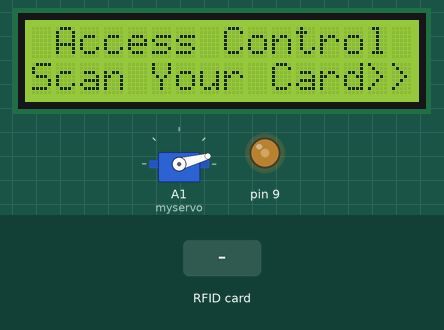
This sketch was run on a simulated Arduino Uno, built with avr-gcc and run on an emulated ATmega328P. On the bench: servo, 16×2 character LCD, output pins drawn as LEDs (lit = HIGH). Inputs (shaded band) come from the test bench. Pins used as bus, display or sensor lines are not drawn; what the sketch prints to the serial monitor is not drawn.

Above: at 3.3 s.
3.4 s: RFID card 55 C4 45 0A held to the reader
At 5.1 s:
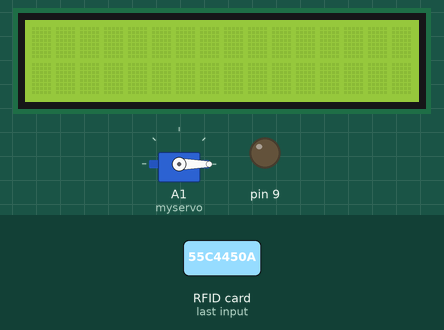
5.4 s: RFID card B6 C1 98 00 held to the reader
At 5.8 s:
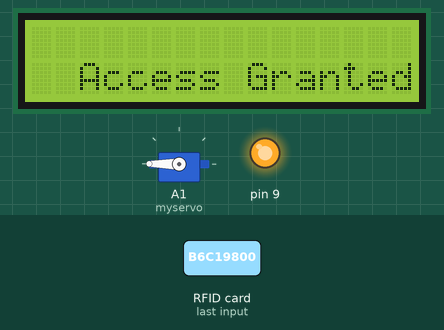
7.4 s: RFID card 55 C8 56 0A held to the reader
At 7.8 s:
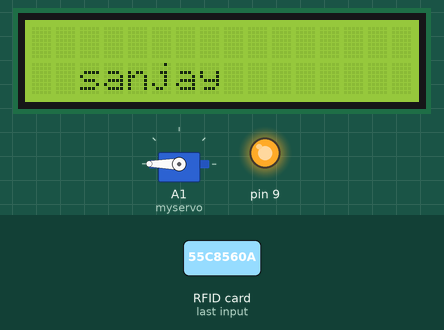
9.4 s: RFID card 55 C4 45 0A held to the reader
At 9.8 s:
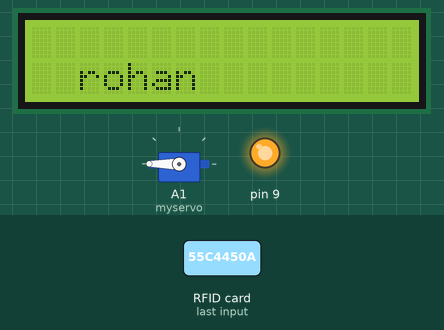
11.4 s: RFID card 5E 7A 19 C4 held to the reader
At 12.2 s:
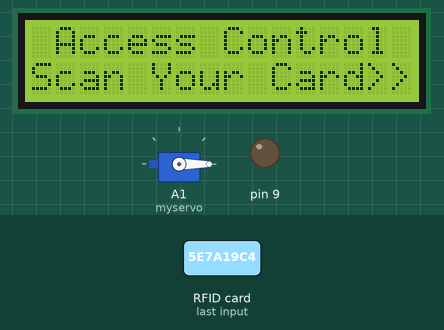
12.9 s: RFID card B6 C1 98 00 held to the reader
At 13.3 s:
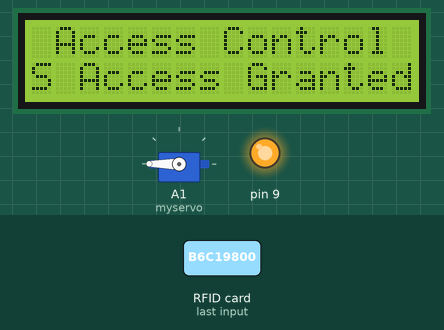
Timing chart, 0 to 15.9 s (numbered marks = the images above; inputs shaded):
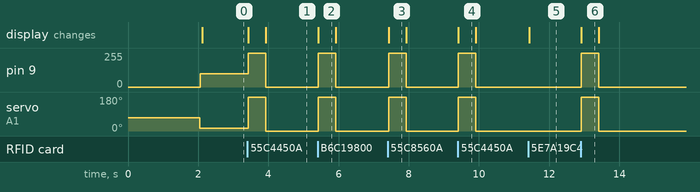

The sketch:

RFID_toll_control_systems.ino
```cpp
#include <SPI.h>
#include <MFRC522.h>
#include <Servo.h>
#include <LiquidCrystal.h>


#define SS_PIN 10
#define RST_PIN 8
int reset = 5;
int Contrast=100;

#define SERVO_PIN a1
Servo myservo;

#define ACCESS_DELAY 2000
#define DENIED_DELAY 1000
MFRC522 mfrc522(SS_PIN, RST_PIN);   // Create MFRC522 instance.
LiquidCrystal lcd(7,6,5,4,3,2);

void setup()
{
  Serial.begin(9600);   // Initiate a serial communication
  SPI.begin();          // Initiate  SPI bus
  mfrc522.PCD_Init();   // Initiate MFRC522

  myservo.attach(A1);
  myservo.write( 70 );
  delay(2000);
  myservo.write( A1 );
  Serial.println("Put your card to the reader...");
  Serial.println();
  pinMode(9, OUTPUT);
  analogWrite(9,Contrast);
  lcd.begin(16,2);
  lcd.clear();
  lcd.setCursor(0, 0);
  lcd.print(" Access Control ");
  lcd.setCursor(0, 1);
  lcd.print("Scan Your Card>>");
  //pinMode(3, OUTPUT);
}
void loop()
{
  // Look for new cards
  if ( ! mfrc522.PICC_IsNewCardPresent())
  {
    return;
  }
  // Select one of the cards
  if ( ! mfrc522.PICC_ReadCardSerial())
  {
    return;
  }
  //Show UID on serial monitor
  Serial.print("UID tag :");
  String content= "";
  byte letter;
  for (byte i = 0; i < mfrc522.uid.size; i++)
   {
     Serial.print(mfrc522.uid.uidByte[i] < 0x10 ? " 0" : " ");
     Serial.print(mfrc522.uid.uidByte[i], HEX);
     content.concat(String(mfrc522.uid.uidByte[i] < 0x10 ? " 0" : " "));
     content.concat(String(mfrc522.uid.uidByte[i], HEX));
   }
   Serial.println();
   Serial.print("Message : ");
   content.toUpperCase();
   if (content.substring(1) == "55 C4 45 0A") //change here the UID of the card
   {
     lcd.setCursor(1,1);
     lcd.print(" rohan ");
     Serial.println("rohan chawan");
     Serial.println();
     myservo.write(180);
     digitalWrite(9,HIGH);
     delay(500);
     lcd.clear();
     myservo.write(0);
     digitalWrite(9,LOW);
     digitalWrite(reset,HIGH);

   }
   else if(content.substring(1) == "B6 C1 98 00"){
     lcd.setCursor(1,1);
     lcd.print(" Access Granted! to kalyan");
     Serial.println("kalyan");
     Serial.println();
     myservo.write(180);
     digitalWrite(9,HIGH);
     delay(500);
     lcd.clear();
     myservo.write(0);
     digitalWrite(9,LOW);
     digitalWrite(reset,HIGH);

   }
   else if(content.substring(1) == "55 C8 56 0A"){
     lcd.setCursor(1,1);
     lcd.print(" sanjay ");
     Serial.println("sanjay");
     Serial.println();
     myservo.write(180);
     digitalWrite(9,HIGH);
     delay(500);
     lcd.clear();
     myservo.write(0);
     digitalWrite(9,LOW);
     digitalWrite(reset,HIGH);

   }


   else   {
     Serial.println("Acces Denied");
     lcd.clear();
     lcd.print(" Access Control ");
     lcd.setCursor(0, 1);
     lcd.print("Scan Your Card>>");
     delay(DENIED_DELAY);

   }

}
```

Measured:
- after the input at 3.4 s, pin 9: 100/255 → 255/255 at once, → 0/255 0.50 s later; servo on A1 (myservo): 15° → 180° at once, → 0° 0.50 s later; the display: first changes at once (image 1 shows a later state)
- after the input at 5.4 s, pin 9: 0/255 → 255/255 at once, → 0/255 0.50 s later; servo on A1 (myservo): 0° → 180° at once, → 0° 0.50 s later; the display: changes at once (image 2)
- after the input at 7.4 s, pin 9: 0/255 → 255/255 at once, → 0/255 0.50 s later; servo on A1 (myservo): 0° → 180° at once, → 0° 0.50 s later; the display: changes at once (image 3)
- after the input at 9.4 s, pin 9: 0/255 → 255/255 at once, → 0/255 0.50 s later; servo on A1 (myservo): 0° → 180° at once, → 0° 0.50 s later; the display: changes at once (image 4)
- after the input at 11.4 s, the display: changes at once (image 5)
- after the input at 12.9 s, pin 9: 0/255 → 255/255 at once, → 0/255 0.50 s later; servo on A1 (myservo): 0° → 180° at once, → 0° 0.50 s later; the display: changes at once (image 6)
- what the display in image 2 shows lasts 0.5 s, from 5.4 s to 5.9 s
